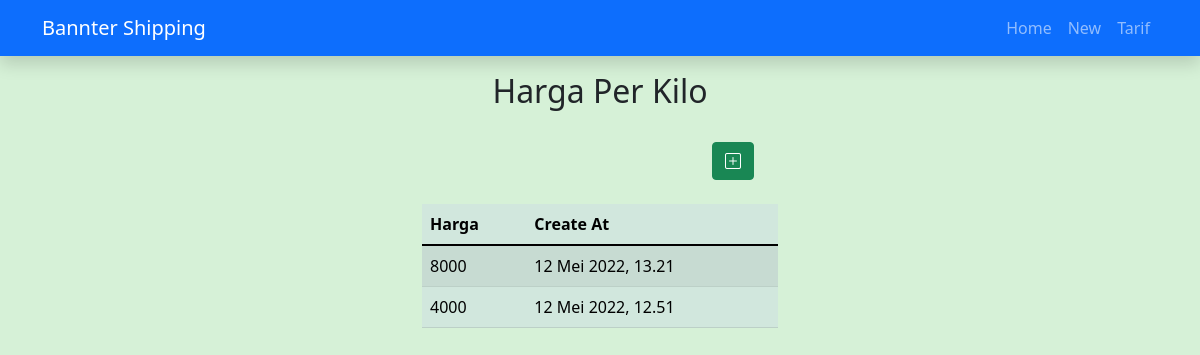
Screenshot of /tarif/ with the database file from the repository.
### shipping/models.py (models this page shows, shortened)
class TarifPerKilo(models.Model):
    harga = models.CharField(max_length=100)
    created_at = models.DateTimeField(auto_now_add=True)
    updated = models.DateTimeField(auto_now=True)
    class Meta:
        verbose_name_plural = 'Tarif per Kilo'

### shipping/views.py (the view)
# urls.py: path('tarif/', views.tarifperkilo, name='tarif'),
def tarifperkilo(request):
    tarif = TarifPerKilo.objects.all().order_by('-id')
    return render(request, 'shipping/tarif.html', {'tarif': tarif})

### templates/shipping/tarif.html
{% extends './base.html' %}
{% block contents %}
<div class="container mt-5">
    <div class="row justify-content-center" mt-4>
        <div class="col-md-4 mt-4">
            <h2 class="text-center">Harga Per Kilo</h2>
            <a class="btn btn-success m-4 float-end" href="{% url 'ganti-tarif' %}" role="button"><i class="bi bi-plus-square"></i></a>
            <table class="table table-success table-striped ">
                <thead>
                  <tr>
                    <th scope="col">Harga</th>
                    <th scope="col">Create At</th>
                  </tr>
                </thead>
                <tbody>
                      {% for t in tarif %}
                        <tr>
                        <td>{{t.harga}}</td>
                        <td>{{t.created_at}}</td>
                        </tr>
                      {% endfor %}
                </tbody>
              </table>
        </div>
    </div>
</div>
{% endblock contents %}

### shipping/static/shipping/style.css (style rules this page uses)
body { background-color: rgb(214, 241, 215); }

### rows the page displays
TarifPerKilo: harga "8000", created_at "12 Mei 2022, 13.21"
TarifPerKilo: harga "4000", created_at "12 Mei 2022, 12.51"
